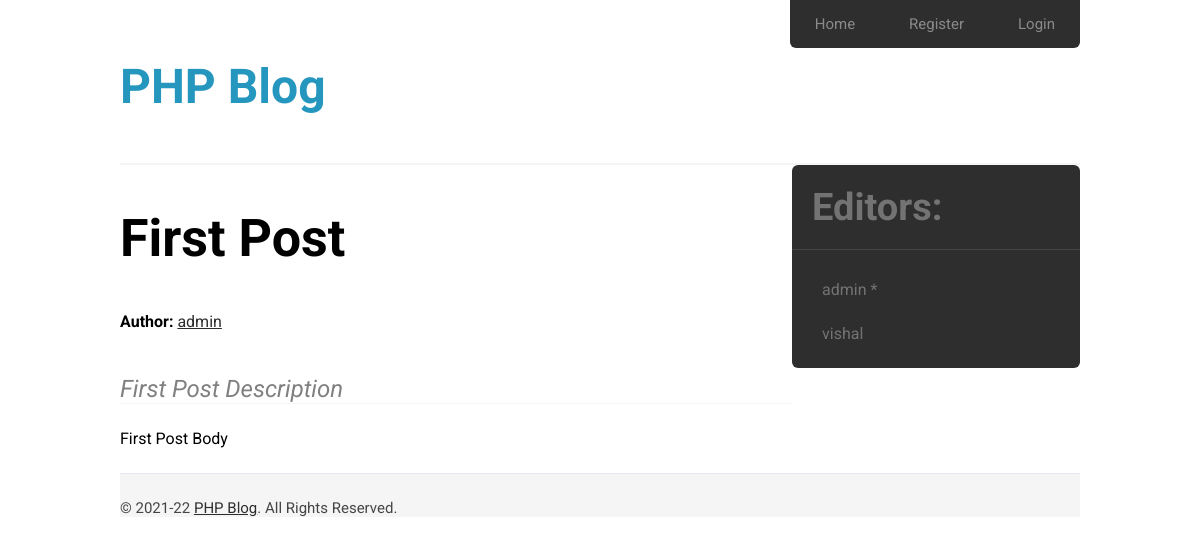
/posts/article.php?id=1, run on the app's committed database.
### tables this page shows
create table posts (
    id int not null auto_increment primary key,
    user varchar(25) not null,
    title varchar(200) not null unique,
    description text,
    body text,
    created_at datetime default now(),
    updated_at timestamp not null default current_timestamp on update current_timestamp,
    foreign key (user) references users(username)
);

create table users (
    id int not null auto_increment primary key,
    username varchar(25) not null unique,
    password varchar(100) not null,
    name varchar(200)
);

### posts/article.php (the view, shortened to what this page needs)
<?php require_once($_SERVER['DOCUMENT_ROOT']."/components/head.php") ?>
<?php include_once($_SERVER['DOCUMENT_ROOT']."/components/header.php") ?>
<main class="single-post">
    <?php
    $check = "SELECT * FROM posts WHERE id='" . $_GET['id'] . "' LIMIT 1";
    $result = $conn->query($check);
    if ($result->num_rows > 0) {
    ?>
        <?php while ($row = $result->fetch_array()) : ?>
            <h2 class="post-title"><?php echo $row['title']; ?></h2>
            <div class="author">
                <strong>Author: </strong>
                <a href="/accounts/view.php?user=<?php echo $row['user']; ?>"><?php echo $row['user']; ?></a>
            </div>
            <br>
            <summary class="post-description">
                <?php echo $row['description']; ?>
            </summary>
            <article class="post-body">
                <?php echo $row['body']; ?>
            </article>
        <?php endwhile; ?>
    <?php
    }
    ?>
</main>
<?php include_once($_SERVER['DOCUMENT_ROOT']."/components/sidebar.php") ?>
<?php include_once($_SERVER['DOCUMENT_ROOT']."/components/footer.php") ?>
</body>
</html>

### components/sidebar.php (shortened to what this page needs)
<aside class="sidebar">
    <h3 class="caption">Editors:</h3>
    <ul class="editor-list">
        <?php
        $sql = "SELECT * FROM users";
        $result = $conn->query($sql);
        if ($result->num_rows > 0) {
            while ($row = $result->fetch_array()) {
        ?>
                <li><a href="/accounts/view.php?user=<?php echo $row['username']; ?>"><?php echo $row['username']; ?><?php if($row['role'] == 'admin'){ echo " *" ;} ?></a></li>
        <?php
            }
        }
        ?>
    </ul>
</aside>

### style.css (style rules this page uses)
* { font-family: "Roboto", sans-serif; }
body { margin: auto; padding: 0; width: 960px; }
a { color: #2e2e2e; }
.feed, .content, .single-post { float: left; width: 70%; }
.single-post { padding-bottom: 25px; }
.single-post .post-title { font-size: 52px; }
.single-post .post-description { margin-top: 25px; margin-bottom: 25px; border-bottom: solid 1px whitesmoke; font-size: 24px; color: gray; font-style: italic; }
.single-post .post-body { font-size: 16px; }
.sidebar { float: right; width: 30%; background-color: #2e2e2e; border-radius: 6px; overflow: hidden; }
.sidebar .caption { margin: 0; padding: 20px; font-size: 38px; color: #737373; border-bottom: solid 1px #454545; }
.editor-list { margin: 0; padding: 10px; padding-bottom: 20px; list-style-type: none; }
.editor-list li a { display: block; padding: 20px; padding-bottom: 5px; text-decoration: none; color: #737373; }

### data on the page
posts: title "First Post", user "admin", description "First Post Description", body "First Post Body"
users: username "admin"
users: username "vishal"
